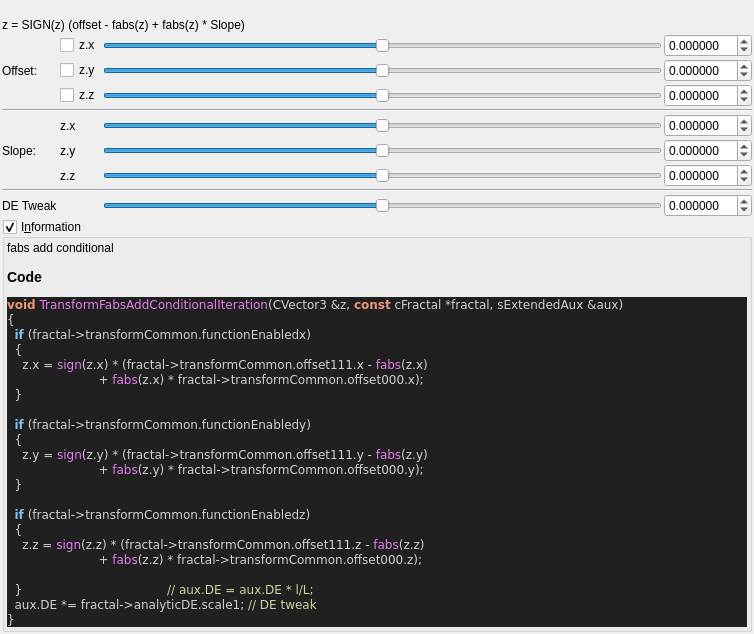
<?xml version="1.0" encoding="UTF-8"?>
<ui version="4.0">
 <class>transf_fabs_add_conditional</class>
 <widget class="QWidget" name="Form">
  <property name="geometry">
   <rect>
    <x>0</x>
    <y>0</y>
    <width>754</width>
    <height>607</height>
   </rect>
  </property>
  <property name="windowTitle">
   <string notr="true">transf_fabs_add_conditional</string>
  </property>
  <layout class="QVBoxLayout" name="verticalLayout">
   <property name="spacing">
    <number>2</number>
   </property>
   <property name="leftMargin">
    <number>2</number>
   </property>
   <property name="topMargin">
    <number>2</number>
   </property>
   <property name="rightMargin">
    <number>2</number>
   </property>
   <property name="bottomMargin">
    <number>2</number>
   </property>
   <item>
    <widget class="QLabel" name="label">
     <property name="toolTip">
      <string>&lt;html&gt;&lt;head/&gt;&lt;body&gt;&lt;p&gt;&lt;br/&gt;&lt;/p&gt;&lt;/body&gt;&lt;/html&gt;</string>
     </property>
     <property name="text">
      <string/>
     </property>
    </widget>
   </item>
   <item>
    <widget class="QLabel" name="label_133">
     <property name="text">
      <string>z = SIGN(z) (offset - fabs(z) + fabs(z) * Slope)</string>
     </property>
    </widget>
   </item>
   <item>
    <layout class="QGridLayout" name="gridLayout">
     <property name="spacing">
      <number>2</number>
     </property>
     <item row="11" column="0" colspan="4">
      <widget class="Line" name="line_3">
       <property name="orientation">
        <enum>Qt::Horizontal</enum>
       </property>
      </widget>
     </item>
     <item row="4" column="0">
      <widget class="QLabel" name="label_108">
       <property name="text">
        <string>Offset:</string>
       </property>
      </widget>
     </item>
     <item row="13" column="3">
      <widget class="MyDoubleSpinBox" name="spinbox_analyticDE_scale_1">
       <property name="sizePolicy">
        <sizepolicy hsizetype="Minimum" vsizetype="Maximum">
         <horstretch>0</horstretch>
         <verstretch>0</verstretch>
        </sizepolicy>
       </property>
       <property name="prefix">
        <string/>
       </property>
       <property name="suffix">
        <string/>
       </property>
       <property name="decimals">
        <number>6</number>
       </property>
       <property name="minimum">
        <double>-99.989999999999995</double>
       </property>
       <property name="maximum">
        <double>99.989999999999995</double>
       </property>
       <property name="singleStep">
        <double>0.100000000000000</double>
       </property>
      </widget>
     </item>
     <item row="9" column="1">
      <widget class="QLabel" name="label_117">
       <property name="text">
        <string notr="true">z.y</string>
       </property>
      </widget>
     </item>
     <item row="8" column="3">
      <widget class="MyDoubleSpinBox" name="spinbox3_transf_offset_000_x">
       <property name="sizePolicy">
        <sizepolicy hsizetype="Minimum" vsizetype="Maximum">
         <horstretch>0</horstretch>
         <verstretch>0</verstretch>
        </sizepolicy>
       </property>
       <property name="prefix">
        <string/>
       </property>
       <property name="suffix">
        <string/>
       </property>
       <property name="decimals">
        <number>6</number>
       </property>
       <property name="minimum">
        <double>-99.989999999999995</double>
       </property>
       <property name="maximum">
        <double>99.989999999999995</double>
       </property>
       <property name="singleStep">
        <double>0.100000000000000</double>
       </property>
      </widget>
     </item>
     <item row="4" column="3">
      <widget class="MyDoubleSpinBox" name="spinbox3_transf_offset_111_y">
       <property name="sizePolicy">
        <sizepolicy hsizetype="Minimum" vsizetype="Maximum">
         <horstretch>0</horstretch>
         <verstretch>0</verstretch>
        </sizepolicy>
       </property>
       <property name="prefix">
        <string/>
       </property>
       <property name="suffix">
        <string/>
       </property>
       <property name="decimals">
        <number>6</number>
       </property>
       <property name="minimum">
        <double>-99.989999999999995</double>
       </property>
       <property name="maximum">
        <double>99.989999999999995</double>
       </property>
       <property name="singleStep">
        <double>0.100000000000000</double>
       </property>
      </widget>
     </item>
     <item row="4" column="2">
      <widget class="QSlider" name="slider3_transf_offset_111_y">
       <property name="sizePolicy">
        <sizepolicy hsizetype="Expanding" vsizetype="Maximum">
         <horstretch>0</horstretch>
         <verstretch>0</verstretch>
        </sizepolicy>
       </property>
       <property name="minimum">
        <number>-10000000</number>
       </property>
       <property name="maximum">
        <number>10000000</number>
       </property>
       <property name="value">
        <number>0</number>
       </property>
       <property name="sliderPosition">
        <number>0</number>
       </property>
       <property name="orientation">
        <enum>Qt::Horizontal</enum>
       </property>
      </widget>
     </item>
     <item row="8" column="1">
      <widget class="QLabel" name="label_116">
       <property name="text">
        <string notr="true">z.x</string>
       </property>
      </widget>
     </item>
     <item row="8" column="2">
      <widget class="QSlider" name="slider3_transf_offset_000_x">
       <property name="sizePolicy">
        <sizepolicy hsizetype="Expanding" vsizetype="Maximum">
         <horstretch>0</horstretch>
         <verstretch>0</verstretch>
        </sizepolicy>
       </property>
       <property name="minimum">
        <number>-10000000</number>
       </property>
       <property name="maximum">
        <number>10000000</number>
       </property>
       <property name="value">
        <number>0</number>
       </property>
       <property name="sliderPosition">
        <number>0</number>
       </property>
       <property name="orientation">
        <enum>Qt::Horizontal</enum>
       </property>
      </widget>
     </item>
     <item row="9" column="0">
      <widget class="QLabel" name="label_119">
       <property name="text">
        <string>Slope:</string>
       </property>
      </widget>
     </item>
     <item row="10" column="1">
      <widget class="QLabel" name="label_118">
       <property name="text">
        <string notr="true">z.z</string>
       </property>
      </widget>
     </item>
     <item row="10" column="3">
      <widget class="MyDoubleSpinBox" name="spinbox3_transf_offset_000_z">
       <property name="sizePolicy">
        <sizepolicy hsizetype="Minimum" vsizetype="Maximum">
         <horstretch>0</horstretch>
         <verstretch>0</verstretch>
        </sizepolicy>
       </property>
       <property name="prefix">
        <string/>
       </property>
       <property name="suffix">
        <string/>
       </property>
       <property name="decimals">
        <number>6</number>
       </property>
       <property name="minimum">
        <double>-99.989999999999995</double>
       </property>
       <property name="maximum">
        <double>99.989999999999995</double>
       </property>
       <property name="singleStep">
        <double>0.100000000000000</double>
       </property>
      </widget>
     </item>
     <item row="9" column="2">
      <widget class="QSlider" name="slider3_transf_offset_000_y">
       <property name="sizePolicy">
        <sizepolicy hsizetype="Expanding" vsizetype="Maximum">
         <horstretch>0</horstretch>
         <verstretch>0</verstretch>
        </sizepolicy>
       </property>
       <property name="minimum">
        <number>-10000000</number>
       </property>
       <property name="maximum">
        <number>10000000</number>
       </property>
       <property name="value">
        <number>0</number>
       </property>
       <property name="sliderPosition">
        <number>0</number>
       </property>
       <property name="orientation">
        <enum>Qt::Horizontal</enum>
       </property>
      </widget>
     </item>
     <item row="13" column="2">
      <widget class="QSlider" name="slider_analyticDE_scale_1">
       <property name="sizePolicy">
        <sizepolicy hsizetype="Expanding" vsizetype="Maximum">
         <horstretch>0</horstretch>
         <verstretch>0</verstretch>
        </sizepolicy>
       </property>
       <property name="minimum">
        <number>-10000000</number>
       </property>
       <property name="maximum">
        <number>10000000</number>
       </property>
       <property name="value">
        <number>0</number>
       </property>
       <property name="sliderPosition">
        <number>0</number>
       </property>
       <property name="orientation">
        <enum>Qt::Horizontal</enum>
       </property>
      </widget>
     </item>
     <item row="5" column="2">
      <widget class="QSlider" name="slider3_transf_offset_111_z">
       <property name="sizePolicy">
        <sizepolicy hsizetype="Expanding" vsizetype="Maximum">
         <horstretch>0</horstretch>
         <verstretch>0</verstretch>
        </sizepolicy>
       </property>
       <property name="minimum">
        <number>-10000000</number>
       </property>
       <property name="maximum">
        <number>10000000</number>
       </property>
       <property name="value">
        <number>0</number>
       </property>
       <property name="sliderPosition">
        <number>0</number>
       </property>
       <property name="orientation">
        <enum>Qt::Horizontal</enum>
       </property>
      </widget>
     </item>
     <item row="3" column="2">
      <widget class="QSlider" name="slider3_transf_offset_111_x">
       <property name="sizePolicy">
        <sizepolicy hsizetype="Expanding" vsizetype="Maximum">
         <horstretch>0</horstretch>
         <verstretch>0</verstretch>
        </sizepolicy>
       </property>
       <property name="minimum">
        <number>-10000000</number>
       </property>
       <property name="maximum">
        <number>10000000</number>
       </property>
       <property name="value">
        <number>0</number>
       </property>
       <property name="sliderPosition">
        <number>0</number>
       </property>
       <property name="orientation">
        <enum>Qt::Horizontal</enum>
       </property>
      </widget>
     </item>
     <item row="9" column="3">
      <widget class="MyDoubleSpinBox" name="spinbox3_transf_offset_000_y">
       <property name="sizePolicy">
        <sizepolicy hsizetype="Minimum" vsizetype="Maximum">
         <horstretch>0</horstretch>
         <verstretch>0</verstretch>
        </sizepolicy>
       </property>
       <property name="prefix">
        <string/>
       </property>
       <property name="suffix">
        <string/>
       </property>
       <property name="decimals">
        <number>6</number>
       </property>
       <property name="minimum">
        <double>-99.989999999999995</double>
       </property>
       <property name="maximum">
        <double>99.989999999999995</double>
       </property>
       <property name="singleStep">
        <double>0.100000000000000</double>
       </property>
      </widget>
     </item>
     <item row="7" column="0" colspan="4">
      <widget class="Line" name="line_7">
       <property name="orientation">
        <enum>Qt::Horizontal</enum>
       </property>
      </widget>
     </item>
     <item row="4" column="1">
      <widget class="MyCheckBox" name="checkBox_transf_function_enabledy">
       <property name="text">
        <string notr="true">z.y</string>
       </property>
      </widget>
     </item>
     <item row="10" column="2">
      <widget class="QSlider" name="slider3_transf_offset_000_z">
       <property name="sizePolicy">
        <sizepolicy hsizetype="Expanding" vsizetype="Maximum">
         <horstretch>0</horstretch>
         <verstretch>0</verstretch>
        </sizepolicy>
       </property>
       <property name="minimum">
        <number>-10000000</number>
       </property>
       <property name="maximum">
        <number>10000000</number>
       </property>
       <property name="value">
        <number>0</number>
       </property>
       <property name="sliderPosition">
        <number>0</number>
       </property>
       <property name="orientation">
        <enum>Qt::Horizontal</enum>
       </property>
      </widget>
     </item>
     <item row="3" column="3">
      <widget class="MyDoubleSpinBox" name="spinbox3_transf_offset_111_x">
       <property name="sizePolicy">
        <sizepolicy hsizetype="Minimum" vsizetype="Maximum">
         <horstretch>0</horstretch>
         <verstretch>0</verstretch>
        </sizepolicy>
       </property>
       <property name="prefix">
        <string/>
       </property>
       <property name="suffix">
        <string/>
       </property>
       <property name="decimals">
        <number>6</number>
       </property>
       <property name="minimum">
        <double>-99.989999999999995</double>
       </property>
       <property name="maximum">
        <double>99.989999999999995</double>
       </property>
       <property name="singleStep">
        <double>0.100000000000000</double>
       </property>
      </widget>
     </item>
     <item row="5" column="3">
      <widget class="MyDoubleSpinBox" name="spinbox3_transf_offset_111_z">
       <property name="sizePolicy">
        <sizepolicy hsizetype="Minimum" vsizetype="Maximum">
         <horstretch>0</horstretch>
         <verstretch>0</verstretch>
        </sizepolicy>
       </property>
       <property name="prefix">
        <string/>
       </property>
       <property name="suffix">
        <string/>
       </property>
       <property name="decimals">
        <number>6</number>
       </property>
       <property name="minimum">
        <double>-99.989999999999995</double>
       </property>
       <property name="maximum">
        <double>99.989999999999995</double>
       </property>
       <property name="singleStep">
        <double>0.100000000000000</double>
       </property>
      </widget>
     </item>
     <item row="5" column="1">
      <widget class="MyCheckBox" name="checkBox_transf_function_enabledz">
       <property name="text">
        <string notr="true">z.z</string>
       </property>
      </widget>
     </item>
     <item row="13" column="0">
      <widget class="QLabel" name="label_112">
       <property name="text">
        <string>DE Tweak</string>
       </property>
      </widget>
     </item>
     <item row="3" column="1">
      <widget class="MyCheckBox" name="checkBox_transf_function_enabledx">
       <property name="text">
        <string notr="true">z.x</string>
       </property>
      </widget>
     </item>
    </layout>
   </item>
   <item>
    <widget class="MyGroupBox" name="groupCheck_info">
     <property name="title">
      <string>I&amp;nformation</string>
     </property>
     <property name="flat">
      <bool>false</bool>
     </property>
     <property name="checkable">
      <bool>true</bool>
     </property>
     <layout class="QVBoxLayout" name="verticalLayout_2">
      <property name="spacing">
       <number>2</number>
      </property>
      <property name="leftMargin">
       <number>2</number>
      </property>
      <property name="topMargin">
       <number>2</number>
      </property>
      <property name="rightMargin">
       <number>2</number>
      </property>
      <property name="bottomMargin">
       <number>2</number>
      </property>
      <item>
       <widget class="QLabel" name="label_code_content">
        <property name="text">
         <string notr="true">&lt;p&gt;fabs add conditional&lt;/p&gt;&lt;table&gt;
&lt;/table&gt;
&lt;h3&gt;Code&lt;/h3&gt;
&lt;body style=&quot;background-color:#202020&quot;&gt;
&lt;pre style=&quot;color:#d0d0d0; background-color:#202020;  font-family:'Courier New',monospace;&quot;&gt;&lt;span style=&quot;color:#f09479; font-weight:bold&quot;&gt;void&lt;/span&gt; &lt;span style=&quot;color:#e47eed&quot;&gt;TransformFabsAddConditionalIteration&lt;/span&gt;&lt;span style=&quot;color:#d0d0d0&quot;&gt;(&lt;/span&gt;CVector3 &lt;span style=&quot;color:#d0d0d0&quot;&gt;&amp;amp;&lt;/span&gt;z&lt;span style=&quot;color:#d0d0d0&quot;&gt;,&lt;/span&gt; &lt;span style=&quot;color:#f09479; font-weight:bold&quot;&gt;const&lt;/span&gt; cFractal &lt;span style=&quot;color:#d0d0d0&quot;&gt;*&lt;/span&gt;fractal&lt;span style=&quot;color:#d0d0d0&quot;&gt;,&lt;/span&gt; sExtendedAux &lt;span style=&quot;color:#d0d0d0&quot;&gt;&amp;amp;&lt;/span&gt;aux&lt;span style=&quot;color:#d0d0d0&quot;&gt;)&lt;/span&gt;
&lt;span style=&quot;color:#d0d0d0&quot;&gt;{&lt;/span&gt;
  &lt;span style=&quot;color:#7ec0ee; font-weight:bold&quot;&gt;if&lt;/span&gt; &lt;span style=&quot;color:#d0d0d0&quot;&gt;(&lt;/span&gt;fractal&lt;span style=&quot;color:#d0d0d0&quot;&gt;-&amp;gt;&lt;/span&gt;transformCommon&lt;span style=&quot;color:#d0d0d0&quot;&gt;.&lt;/span&gt;functionEnabledx&lt;span style=&quot;color:#d0d0d0&quot;&gt;)&lt;/span&gt;
  &lt;span style=&quot;color:#d0d0d0&quot;&gt;{&lt;/span&gt;
    z&lt;span style=&quot;color:#d0d0d0&quot;&gt;.&lt;/span&gt;x &lt;span style=&quot;color:#d0d0d0&quot;&gt;=&lt;/span&gt; &lt;span style=&quot;color:#e47eed&quot;&gt;sign&lt;/span&gt;&lt;span style=&quot;color:#d0d0d0&quot;&gt;(&lt;/span&gt;z&lt;span style=&quot;color:#d0d0d0&quot;&gt;.&lt;/span&gt;x&lt;span style=&quot;color:#d0d0d0&quot;&gt;) * (&lt;/span&gt;fractal&lt;span style=&quot;color:#d0d0d0&quot;&gt;-&amp;gt;&lt;/span&gt;transformCommon&lt;span style=&quot;color:#d0d0d0&quot;&gt;.&lt;/span&gt;offset111&lt;span style=&quot;color:#d0d0d0&quot;&gt;.&lt;/span&gt;x &lt;span style=&quot;color:#d0d0d0&quot;&gt;-&lt;/span&gt; &lt;span style=&quot;color:#e47eed&quot;&gt;fabs&lt;/span&gt;&lt;span style=&quot;color:#d0d0d0&quot;&gt;(&lt;/span&gt;z&lt;span style=&quot;color:#d0d0d0&quot;&gt;.&lt;/span&gt;x&lt;span style=&quot;color:#d0d0d0&quot;&gt;)&lt;/span&gt;
                        &lt;span style=&quot;color:#d0d0d0&quot;&gt;+&lt;/span&gt; &lt;span style=&quot;color:#e47eed&quot;&gt;fabs&lt;/span&gt;&lt;span style=&quot;color:#d0d0d0&quot;&gt;(&lt;/span&gt;z&lt;span style=&quot;color:#d0d0d0&quot;&gt;.&lt;/span&gt;x&lt;span style=&quot;color:#d0d0d0&quot;&gt;) *&lt;/span&gt; fractal&lt;span style=&quot;color:#d0d0d0&quot;&gt;-&amp;gt;&lt;/span&gt;transformCommon&lt;span style=&quot;color:#d0d0d0&quot;&gt;.&lt;/span&gt;offset000&lt;span style=&quot;color:#d0d0d0&quot;&gt;.&lt;/span&gt;x&lt;span style=&quot;color:#d0d0d0&quot;&gt;);&lt;/span&gt;
  &lt;span style=&quot;color:#d0d0d0&quot;&gt;}&lt;/span&gt;

  &lt;span style=&quot;color:#7ec0ee; font-weight:bold&quot;&gt;if&lt;/span&gt; &lt;span style=&quot;color:#d0d0d0&quot;&gt;(&lt;/span&gt;fractal&lt;span style=&quot;color:#d0d0d0&quot;&gt;-&amp;gt;&lt;/span&gt;transformCommon&lt;span style=&quot;color:#d0d0d0&quot;&gt;.&lt;/span&gt;functionEnabledy&lt;span style=&quot;color:#d0d0d0&quot;&gt;)&lt;/span&gt;
  &lt;span style=&quot;color:#d0d0d0&quot;&gt;{&lt;/span&gt;
    z&lt;span style=&quot;color:#d0d0d0&quot;&gt;.&lt;/span&gt;y &lt;span style=&quot;color:#d0d0d0&quot;&gt;=&lt;/span&gt; &lt;span style=&quot;color:#e47eed&quot;&gt;sign&lt;/span&gt;&lt;span style=&quot;color:#d0d0d0&quot;&gt;(&lt;/span&gt;z&lt;span style=&quot;color:#d0d0d0&quot;&gt;.&lt;/span&gt;y&lt;span style=&quot;color:#d0d0d0&quot;&gt;) * (&lt;/span&gt;fractal&lt;span style=&quot;color:#d0d0d0&quot;&gt;-&amp;gt;&lt;/span&gt;transformCommon&lt;span style=&quot;color:#d0d0d0&quot;&gt;.&lt;/span&gt;offset111&lt;span style=&quot;color:#d0d0d0&quot;&gt;.&lt;/span&gt;y &lt;span style=&quot;color:#d0d0d0&quot;&gt;-&lt;/span&gt; &lt;span style=&quot;color:#e47eed&quot;&gt;fabs&lt;/span&gt;&lt;span style=&quot;color:#d0d0d0&quot;&gt;(&lt;/span&gt;z&lt;span style=&quot;color:#d0d0d0&quot;&gt;.&lt;/span&gt;y&lt;span style=&quot;color:#d0d0d0&quot;&gt;)&lt;/span&gt;
                        &lt;span style=&quot;color:#d0d0d0&quot;&gt;+&lt;/span&gt; &lt;span style=&quot;color:#e47eed&quot;&gt;fabs&lt;/span&gt;&lt;span style=&quot;color:#d0d0d0&quot;&gt;(&lt;/span&gt;z&lt;span style=&quot;color:#d0d0d0&quot;&gt;.&lt;/span&gt;y&lt;span style=&quot;color:#d0d0d0&quot;&gt;) *&lt;/span&gt; fractal&lt;span style=&quot;color:#d0d0d0&quot;&gt;-&amp;gt;&lt;/span&gt;transformCommon&lt;span style=&quot;color:#d0d0d0&quot;&gt;.&lt;/span&gt;offset000&lt;span style=&quot;color:#d0d0d0&quot;&gt;.&lt;/span&gt;y&lt;span style=&quot;color:#d0d0d0&quot;&gt;);&lt;/span&gt;
  &lt;span style=&quot;color:#d0d0d0&quot;&gt;}&lt;/span&gt;

  &lt;span style=&quot;color:#7ec0ee; font-weight:bold&quot;&gt;if&lt;/span&gt; &lt;span style=&quot;color:#d0d0d0&quot;&gt;(&lt;/span&gt;fractal&lt;span style=&quot;color:#d0d0d0&quot;&gt;-&amp;gt;&lt;/span&gt;transformCommon&lt;span style=&quot;color:#d0d0d0&quot;&gt;.&lt;/span&gt;functionEnabledz&lt;span style=&quot;color:#d0d0d0&quot;&gt;)&lt;/span&gt;
  &lt;span style=&quot;color:#d0d0d0&quot;&gt;{&lt;/span&gt;
    z&lt;span style=&quot;color:#d0d0d0&quot;&gt;.&lt;/span&gt;z &lt;span style=&quot;color:#d0d0d0&quot;&gt;=&lt;/span&gt; &lt;span style=&quot;color:#e47eed&quot;&gt;sign&lt;/span&gt;&lt;span style=&quot;color:#d0d0d0&quot;&gt;(&lt;/span&gt;z&lt;span style=&quot;color:#d0d0d0&quot;&gt;.&lt;/span&gt;z&lt;span style=&quot;color:#d0d0d0&quot;&gt;) * (&lt;/span&gt;fractal&lt;span style=&quot;color:#d0d0d0&quot;&gt;-&amp;gt;&lt;/span&gt;transformCommon&lt;span style=&quot;color:#d0d0d0&quot;&gt;.&lt;/span&gt;offset111&lt;span style=&quot;color:#d0d0d0&quot;&gt;.&lt;/span&gt;z &lt;span style=&quot;color:#d0d0d0&quot;&gt;-&lt;/span&gt; &lt;span style=&quot;color:#e47eed&quot;&gt;fabs&lt;/span&gt;&lt;span style=&quot;color:#d0d0d0&quot;&gt;(&lt;/span&gt;z&lt;span style=&quot;color:#d0d0d0&quot;&gt;.&lt;/span&gt;z&lt;span style=&quot;color:#d0d0d0&quot;&gt;)&lt;/span&gt;
                        &lt;span style=&quot;color:#d0d0d0&quot;&gt;+&lt;/span&gt; &lt;span style=&quot;color:#e47eed&quot;&gt;fabs&lt;/span&gt;&lt;span style=&quot;color:#d0d0d0&quot;&gt;(&lt;/span&gt;z&lt;span style=&quot;color:#d0d0d0&quot;&gt;.&lt;/span&gt;z&lt;span style=&quot;color:#d0d0d0&quot;&gt;) *&lt;/span&gt; fractal&lt;span style=&quot;color:#d0d0d0&quot;&gt;-&amp;gt;&lt;/span&gt;transformCommon&lt;span style=&quot;color:#d0d0d0&quot;&gt;.&lt;/span&gt;offset000&lt;span style=&quot;color:#d0d0d0&quot;&gt;.&lt;/span&gt;z&lt;span style=&quot;color:#d0d0d0&quot;&gt;);&lt;/span&gt;

  &lt;span style=&quot;color:#d0d0d0&quot;&gt;}&lt;/span&gt;                                      &lt;span style=&quot;color:#d0d0a0&quot;&gt;// aux.DE = aux.DE * l/L;&lt;/span&gt;
  aux&lt;span style=&quot;color:#d0d0d0&quot;&gt;.&lt;/span&gt;DE &lt;span style=&quot;color:#d0d0d0&quot;&gt;*=&lt;/span&gt; fractal&lt;span style=&quot;color:#d0d0d0&quot;&gt;-&amp;gt;&lt;/span&gt;analyticDE&lt;span style=&quot;color:#d0d0d0&quot;&gt;.&lt;/span&gt;scale1&lt;span style=&quot;color:#d0d0d0&quot;&gt;;&lt;/span&gt; &lt;span style=&quot;color:#d0d0a0&quot;&gt;// DE tweak&lt;/span&gt;
&lt;span style=&quot;color:#d0d0d0&quot;&gt;}&lt;/span&gt;
&lt;/pre&gt;
&lt;/body&gt;</string>
        </property>
        <property name="wordWrap">
         <bool>true</bool>
        </property>
        <property name="openExternalLinks">
         <bool>true</bool>
        </property>
        <property name="textInteractionFlags">
         <set>Qt::LinksAccessibleByMouse|Qt::TextSelectableByMouse</set>
        </property>
       </widget>
      </item>
     </layout>
    </widget>
   </item>
   <item>
    <spacer name="verticalSpacer">
     <property name="orientation">
      <enum>Qt::Vertical</enum>
     </property>
     <property name="sizeHint" stdset="0">
      <size>
       <width>20</width>
       <height>40</height>
      </size>
     </property>
    </spacer>
   </item>
  </layout>
 </widget>
 <customwidgets>
  <customwidget>
   <class>MyDoubleSpinBox</class>
   <extends>QDoubleSpinBox</extends>
   <header>my_double_spin_box.h</header>
  </customwidget>
  <customwidget>
   <class>MyGroupBox</class>
   <extends>QGroupBox</extends>
   <header>my_group_box.h</header>
   <container>1</container>
  </customwidget>
  <customwidget>
   <class>MyCheckBox</class>
   <extends>QCheckBox</extends>
   <header>my_check_box.h</header>
  </customwidget>
 </customwidgets>
 <resources/>
 <connections>
  <connection>
   <sender>checkBox_transf_function_enabledx</sender>
   <signal>toggled(bool)</signal>
   <receiver>spinbox3_transf_offset_111_x</receiver>
   <slot>setEnabled(bool)</slot>
   <hints>
    <hint type="sourcelabel">
     <x>108</x>
     <y>51</y>
    </hint>
    <hint type="destinationlabel">
     <x>699</x>
     <y>53</y>
    </hint>
   </hints>
  </connection>
  <connection>
   <sender>checkBox_transf_function_enabledx</sender>
   <signal>toggled(bool)</signal>
   <receiver>slider3_transf_offset_111_x</receiver>
   <slot>setEnabled(bool)</slot>
   <hints>
    <hint type="sourcelabel">
     <x>116</x>
     <y>65</y>
    </hint>
    <hint type="destinationlabel">
     <x>567</x>
     <y>49</y>
    </hint>
   </hints>
  </connection>
  <connection>
   <sender>checkBox_transf_function_enabledx</sender>
   <signal>toggled(bool)</signal>
   <receiver>slider3_transf_offset_000_x</receiver>
   <slot>setEnabled(bool)</slot>
   <hints>
    <hint type="sourcelabel">
     <x>94</x>
     <y>63</y>
    </hint>
    <hint type="destinationlabel">
     <x>238</x>
     <y>153</y>
    </hint>
   </hints>
  </connection>
  <connection>
   <sender>checkBox_transf_function_enabledx</sender>
   <signal>toggled(bool)</signal>
   <receiver>spinbox3_transf_offset_000_x</receiver>
   <slot>setEnabled(bool)</slot>
   <hints>
    <hint type="sourcelabel">
     <x>111</x>
     <y>56</y>
    </hint>
    <hint type="destinationlabel">
     <x>718</x>
     <y>153</y>
    </hint>
   </hints>
  </connection>
  <connection>
   <sender>checkBox_transf_function_enabledy</sender>
   <signal>toggled(bool)</signal>
   <receiver>spinbox3_transf_offset_111_y</receiver>
   <slot>setEnabled(bool)</slot>
   <hints>
    <hint type="sourcelabel">
     <x>86</x>
     <y>84</y>
    </hint>
    <hint type="destinationlabel">
     <x>717</x>
     <y>86</y>
    </hint>
   </hints>
  </connection>
  <connection>
   <sender>checkBox_transf_function_enabledy</sender>
   <signal>toggled(bool)</signal>
   <receiver>spinbox3_transf_offset_000_x</receiver>
   <slot>setEnabled(bool)</slot>
   <hints>
    <hint type="sourcelabel">
     <x>102</x>
     <y>86</y>
    </hint>
    <hint type="destinationlabel">
     <x>731</x>
     <y>152</y>
    </hint>
   </hints>
  </connection>
  <connection>
   <sender>checkBox_transf_function_enabledy</sender>
   <signal>toggled(bool)</signal>
   <receiver>slider3_transf_offset_111_y</receiver>
   <slot>setEnabled(bool)</slot>
   <hints>
    <hint type="sourcelabel">
     <x>122</x>
     <y>96</y>
    </hint>
    <hint type="destinationlabel">
     <x>226</x>
     <y>96</y>
    </hint>
   </hints>
  </connection>
  <connection>
   <sender>checkBox_transf_function_enabledy</sender>
   <signal>toggled(bool)</signal>
   <receiver>slider3_transf_offset_000_y</receiver>
   <slot>setEnabled(bool)</slot>
   <hints>
    <hint type="sourcelabel">
     <x>112</x>
     <y>76</y>
    </hint>
    <hint type="destinationlabel">
     <x>229</x>
     <y>179</y>
    </hint>
   </hints>
  </connection>
  <connection>
   <sender>checkBox_transf_function_enabledy</sender>
   <signal>toggled(bool)</signal>
   <receiver>spinbox3_transf_offset_000_y</receiver>
   <slot>setEnabled(bool)</slot>
   <hints>
    <hint type="sourcelabel">
     <x>87</x>
     <y>87</y>
    </hint>
    <hint type="destinationlabel">
     <x>703</x>
     <y>191</y>
    </hint>
   </hints>
  </connection>
  <connection>
   <sender>checkBox_transf_function_enabledz</sender>
   <signal>toggled(bool)</signal>
   <receiver>spinbox3_transf_offset_111_z</receiver>
   <slot>setEnabled(bool)</slot>
   <hints>
    <hint type="sourcelabel">
     <x>86</x>
     <y>121</y>
    </hint>
    <hint type="destinationlabel">
     <x>730</x>
     <y>121</y>
    </hint>
   </hints>
  </connection>
  <connection>
   <sender>checkBox_transf_function_enabledz</sender>
   <signal>toggled(bool)</signal>
   <receiver>slider3_transf_offset_111_z</receiver>
   <slot>setEnabled(bool)</slot>
   <hints>
    <hint type="sourcelabel">
     <x>104</x>
     <y>110</y>
    </hint>
    <hint type="destinationlabel">
     <x>400</x>
     <y>121</y>
    </hint>
   </hints>
  </connection>
  <connection>
   <sender>checkBox_transf_function_enabledz</sender>
   <signal>toggled(bool)</signal>
   <receiver>slider3_transf_offset_000_z</receiver>
   <slot>setEnabled(bool)</slot>
   <hints>
    <hint type="sourcelabel">
     <x>91</x>
     <y>113</y>
    </hint>
    <hint type="destinationlabel">
     <x>203</x>
     <y>217</y>
    </hint>
   </hints>
  </connection>
  <connection>
   <sender>checkBox_transf_function_enabledz</sender>
   <signal>toggled(bool)</signal>
   <receiver>spinbox3_transf_offset_000_z</receiver>
   <slot>setEnabled(bool)</slot>
   <hints>
    <hint type="sourcelabel">
     <x>105</x>
     <y>118</y>
    </hint>
    <hint type="destinationlabel">
     <x>699</x>
     <y>209</y>
    </hint>
   </hints>
  </connection>
 </connections>
</ui>
